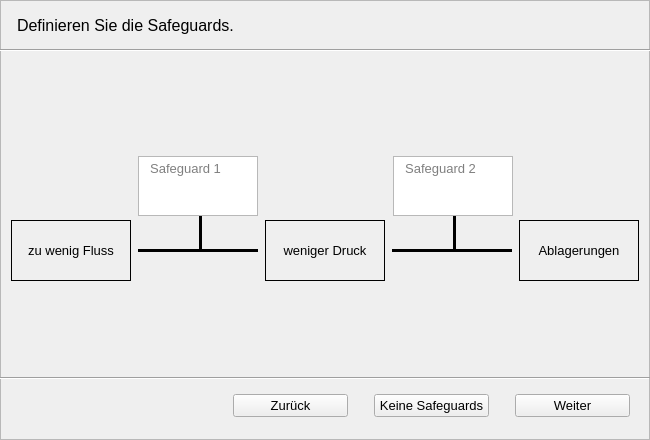
<?xml version="1.0" encoding="UTF-8"?>
<ui version="4.0">
 <class>wizard_8</class>
 <widget class="QWidget" name="wizard_8">
  <property name="geometry">
   <rect>
    <x>0</x>
    <y>0</y>
    <width>650</width>
    <height>440</height>
   </rect>
  </property>
  <property name="windowTitle">
   <string>Form</string>
  </property>
  <widget class="QFrame" name="frame_3">
   <property name="geometry">
    <rect>
     <x>0</x>
     <y>0</y>
     <width>650</width>
     <height>440</height>
    </rect>
   </property>
   <property name="font">
    <font>
     <pointsize>10</pointsize>
    </font>
   </property>
   <property name="frameShape">
    <enum>QFrame::StyledPanel</enum>
   </property>
   <property name="frameShadow">
    <enum>QFrame::Raised</enum>
   </property>
   <widget class="QWidget" name="horizontalLayoutWidget_2">
    <property name="geometry">
     <rect>
      <x>10</x>
      <y>220</y>
      <width>631</width>
      <height>61</height>
     </rect>
    </property>
    <layout class="QHBoxLayout" name="horizontalLayout">
     <item>
      <widget class="QLabel" name="label_7">
       <property name="sizePolicy">
        <sizepolicy hsizetype="Minimum" vsizetype="Preferred">
         <horstretch>0</horstretch>
         <verstretch>0</verstretch>
        </sizepolicy>
       </property>
       <property name="maximumSize">
        <size>
         <width>120</width>
         <height>16777215</height>
        </size>
       </property>
       <property name="frameShape">
        <enum>QFrame::Panel</enum>
       </property>
       <property name="text">
        <string>zu wenig Fluss</string>
       </property>
       <property name="alignment">
        <set>Qt::AlignCenter</set>
       </property>
       <property name="wordWrap">
        <bool>true</bool>
       </property>
      </widget>
     </item>
     <item>
      <widget class="Line" name="line">
       <property name="maximumSize">
        <size>
         <width>120</width>
         <height>16777215</height>
        </size>
       </property>
       <property name="frameShadow">
        <enum>QFrame::Plain</enum>
       </property>
       <property name="lineWidth">
        <number>3</number>
       </property>
       <property name="orientation">
        <enum>Qt::Horizontal</enum>
       </property>
      </widget>
     </item>
     <item>
      <widget class="QLabel" name="label_6">
       <property name="maximumSize">
        <size>
         <width>120</width>
         <height>16777215</height>
        </size>
       </property>
       <property name="frameShape">
        <enum>QFrame::Box</enum>
       </property>
       <property name="frameShadow">
        <enum>QFrame::Plain</enum>
       </property>
       <property name="text">
        <string>weniger Druck</string>
       </property>
       <property name="alignment">
        <set>Qt::AlignCenter</set>
       </property>
      </widget>
     </item>
     <item>
      <widget class="Line" name="line_2">
       <property name="maximumSize">
        <size>
         <width>120</width>
         <height>16777215</height>
        </size>
       </property>
       <property name="frameShadow">
        <enum>QFrame::Plain</enum>
       </property>
       <property name="lineWidth">
        <number>3</number>
       </property>
       <property name="orientation">
        <enum>Qt::Horizontal</enum>
       </property>
      </widget>
     </item>
     <item>
      <widget class="QLabel" name="label_8">
       <property name="sizePolicy">
        <sizepolicy hsizetype="Minimum" vsizetype="Preferred">
         <horstretch>0</horstretch>
         <verstretch>0</verstretch>
        </sizepolicy>
       </property>
       <property name="maximumSize">
        <size>
         <width>120</width>
         <height>16777215</height>
        </size>
       </property>
       <property name="font">
        <font>
         <pointsize>10</pointsize>
         <weight>50</weight>
         <italic>false</italic>
         <bold>false</bold>
         <underline>false</underline>
         <strikeout>false</strikeout>
         <kerning>true</kerning>
        </font>
       </property>
       <property name="frameShape">
        <enum>QFrame::Box</enum>
       </property>
       <property name="text">
        <string>Ablagerungen</string>
       </property>
       <property name="alignment">
        <set>Qt::AlignCenter</set>
       </property>
       <property name="wordWrap">
        <bool>true</bool>
       </property>
      </widget>
     </item>
    </layout>
   </widget>
   <widget class="QWidget" name="horizontalLayoutWidget_3">
    <property name="geometry">
     <rect>
      <x>10</x>
      <y>150</y>
      <width>631</width>
      <height>73</height>
     </rect>
    </property>
    <layout class="QHBoxLayout" name="horizontalLayout_3">
     <item>
      <spacer name="horizontalSpacer">
       <property name="orientation">
        <enum>Qt::Horizontal</enum>
       </property>
       <property name="sizeHint" stdset="0">
        <size>
         <width>120</width>
         <height>71</height>
        </size>
       </property>
      </spacer>
     </item>
     <item>
      <widget class="QTextEdit" name="sg1textEdit_2">
       <property name="sizePolicy">
        <sizepolicy hsizetype="Expanding" vsizetype="Fixed">
         <horstretch>0</horstretch>
         <verstretch>0</verstretch>
        </sizepolicy>
       </property>
       <property name="maximumSize">
        <size>
         <width>120</width>
         <height>60</height>
        </size>
       </property>
       <property name="layoutDirection">
        <enum>Qt::RightToLeft</enum>
       </property>
       <property name="inputMethodHints">
        <set>Qt::ImhMultiLine|Qt::ImhPreferUppercase</set>
       </property>
       <property name="verticalScrollBarPolicy">
        <enum>Qt::ScrollBarAlwaysOff</enum>
       </property>
       <property name="horizontalScrollBarPolicy">
        <enum>Qt::ScrollBarAlwaysOff</enum>
       </property>
       <property name="html">
        <string>&lt;!DOCTYPE HTML PUBLIC &quot;-//W3C//DTD HTML 4.0//EN&quot; &quot;http://www.w3.org/TR/REC-html40/strict.dtd&quot;&gt;
&lt;html&gt;&lt;head&gt;&lt;meta name=&quot;qrichtext&quot; content=&quot;1&quot; /&gt;&lt;style type=&quot;text/css&quot;&gt;
p, li { white-space: pre-wrap; }
&lt;/style&gt;&lt;/head&gt;&lt;body style=&quot; font-family:'MS Shell Dlg 2'; font-size:10pt; font-weight:400; font-style:normal;&quot;&gt;
&lt;p align=&quot;center&quot; style=&quot;-qt-paragraph-type:empty; margin-top:12px; margin-bottom:12px; margin-left:0px; margin-right:0px; -qt-block-indent:0; text-indent:0px; font-family:'MS Shell Dlg 2';&quot;&gt;&lt;br /&gt;&lt;/p&gt;&lt;/body&gt;&lt;/html&gt;</string>
       </property>
       <property name="placeholderText">
        <string>  Safeguard 1</string>
       </property>
      </widget>
     </item>
     <item>
      <spacer name="verticalSpacer_2">
       <property name="orientation">
        <enum>Qt::Horizontal</enum>
       </property>
       <property name="sizeHint" stdset="0">
        <size>
         <width>40</width>
         <height>30</height>
        </size>
       </property>
      </spacer>
     </item>
     <item>
      <widget class="QTextEdit" name="sg2textEdit">
       <property name="sizePolicy">
        <sizepolicy hsizetype="Expanding" vsizetype="Fixed">
         <horstretch>0</horstretch>
         <verstretch>0</verstretch>
        </sizepolicy>
       </property>
       <property name="maximumSize">
        <size>
         <width>120</width>
         <height>60</height>
        </size>
       </property>
       <property name="html">
        <string>&lt;!DOCTYPE HTML PUBLIC &quot;-//W3C//DTD HTML 4.0//EN&quot; &quot;http://www.w3.org/TR/REC-html40/strict.dtd&quot;&gt;
&lt;html&gt;&lt;head&gt;&lt;meta name=&quot;qrichtext&quot; content=&quot;1&quot; /&gt;&lt;style type=&quot;text/css&quot;&gt;
p, li { white-space: pre-wrap; }
&lt;/style&gt;&lt;/head&gt;&lt;body style=&quot; font-family:'MS Shell Dlg 2'; font-size:10pt; font-weight:400; font-style:normal;&quot;&gt;
&lt;p align=&quot;center&quot; style=&quot;-qt-paragraph-type:empty; margin-top:12px; margin-bottom:12px; margin-left:0px; margin-right:0px; -qt-block-indent:0; text-indent:0px; font-family:'MS Shell Dlg 2';&quot;&gt;&lt;br /&gt;&lt;/p&gt;&lt;/body&gt;&lt;/html&gt;</string>
       </property>
       <property name="placeholderText">
        <string>  Safeguard 2</string>
       </property>
      </widget>
     </item>
     <item>
      <spacer name="verticalSpacer_3">
       <property name="orientation">
        <enum>Qt::Horizontal</enum>
       </property>
       <property name="sizeHint" stdset="0">
        <size>
         <width>40</width>
         <height>30</height>
        </size>
       </property>
      </spacer>
     </item>
    </layout>
   </widget>
   <widget class="Line" name="line_3">
    <property name="geometry">
     <rect>
      <x>190</x>
      <y>190</y>
      <width>20</width>
      <height>61</height>
     </rect>
    </property>
    <property name="font">
     <font>
      <weight>75</weight>
      <bold>true</bold>
     </font>
    </property>
    <property name="frameShadow">
     <enum>QFrame::Plain</enum>
    </property>
    <property name="lineWidth">
     <number>3</number>
    </property>
    <property name="orientation">
     <enum>Qt::Vertical</enum>
    </property>
   </widget>
   <widget class="Line" name="line_4">
    <property name="geometry">
     <rect>
      <x>446</x>
      <y>180</y>
      <width>16</width>
      <height>71</height>
     </rect>
    </property>
    <property name="font">
     <font>
      <weight>75</weight>
      <bold>true</bold>
     </font>
    </property>
    <property name="frameShadow">
     <enum>QFrame::Plain</enum>
    </property>
    <property name="lineWidth">
     <number>3</number>
    </property>
    <property name="orientation">
     <enum>Qt::Vertical</enum>
    </property>
   </widget>
   <widget class="Line" name="line_5">
    <property name="geometry">
     <rect>
      <x>0</x>
      <y>370</y>
      <width>650</width>
      <height>16</height>
     </rect>
    </property>
    <property name="orientation">
     <enum>Qt::Horizontal</enum>
    </property>
   </widget>
   <widget class="QLabel" name="labelUberschrift">
    <property name="geometry">
     <rect>
      <x>17</x>
      <y>10</y>
      <width>630</width>
      <height>31</height>
     </rect>
    </property>
    <property name="font">
     <font>
      <pointsize>12</pointsize>
     </font>
    </property>
    <property name="text">
     <string>Definieren Sie die Safeguards.</string>
    </property>
   </widget>
   <widget class="Line" name="line_6">
    <property name="geometry">
     <rect>
      <x>-130</x>
      <y>40</y>
      <width>871</width>
      <height>20</height>
     </rect>
    </property>
    <property name="orientation">
     <enum>Qt::Horizontal</enum>
    </property>
   </widget>
   <widget class="QWidget" name="horizontalLayoutWidget_4">
    <property name="geometry">
     <rect>
      <x>-1</x>
      <y>375</y>
      <width>651</width>
      <height>61</height>
     </rect>
    </property>
    <layout class="QHBoxLayout" name="horizontalLayout_2">
     <item>
      <spacer name="horizontalSpacer_2">
       <property name="orientation">
        <enum>Qt::Horizontal</enum>
       </property>
       <property name="sizeHint" stdset="0">
        <size>
         <width>40</width>
         <height>20</height>
        </size>
       </property>
      </spacer>
     </item>
     <item>
      <widget class="QPushButton" name="zuruckButton">
       <property name="enabled">
        <bool>true</bool>
       </property>
       <property name="minimumSize">
        <size>
         <width>115</width>
         <height>0</height>
        </size>
       </property>
       <property name="text">
        <string>Zurück</string>
       </property>
       <property name="checkable">
        <bool>false</bool>
       </property>
      </widget>
     </item>
     <item>
      <spacer name="verticalSpacer">
       <property name="orientation">
        <enum>Qt::Vertical</enum>
       </property>
       <property name="sizeType">
        <enum>QSizePolicy::Fixed</enum>
       </property>
       <property name="sizeHint" stdset="0">
        <size>
         <width>20</width>
         <height>40</height>
        </size>
       </property>
      </spacer>
     </item>
     <item>
      <widget class="QPushButton" name="zuruckButton_2">
       <property name="enabled">
        <bool>true</bool>
       </property>
       <property name="minimumSize">
        <size>
         <width>115</width>
         <height>0</height>
        </size>
       </property>
       <property name="text">
        <string>Keine Safeguards</string>
       </property>
       <property name="checkable">
        <bool>false</bool>
       </property>
      </widget>
     </item>
     <item>
      <spacer name="verticalSpacer_5">
       <property name="orientation">
        <enum>Qt::Vertical</enum>
       </property>
       <property name="sizeType">
        <enum>QSizePolicy::Fixed</enum>
       </property>
       <property name="sizeHint" stdset="0">
        <size>
         <width>20</width>
         <height>40</height>
        </size>
       </property>
      </spacer>
     </item>
     <item>
      <widget class="QPushButton" name="weiterButton">
       <property name="enabled">
        <bool>true</bool>
       </property>
       <property name="minimumSize">
        <size>
         <width>115</width>
         <height>0</height>
        </size>
       </property>
       <property name="text">
        <string>Weiter</string>
       </property>
      </widget>
     </item>
     <item>
      <spacer name="verticalSpacer_4">
       <property name="orientation">
        <enum>Qt::Vertical</enum>
       </property>
       <property name="sizeType">
        <enum>QSizePolicy::Fixed</enum>
       </property>
       <property name="sizeHint" stdset="0">
        <size>
         <width>20</width>
         <height>40</height>
        </size>
       </property>
      </spacer>
     </item>
    </layout>
   </widget>
   <zorder>line_3</zorder>
   <zorder>line_4</zorder>
   <zorder>horizontalLayoutWidget_2</zorder>
   <zorder>horizontalLayoutWidget_3</zorder>
   <zorder>line_5</zorder>
   <zorder>labelUberschrift</zorder>
   <zorder>line_6</zorder>
   <zorder>horizontalLayoutWidget_4</zorder>
  </widget>
 </widget>
 <resources/>
 <connections/>
</ui>
